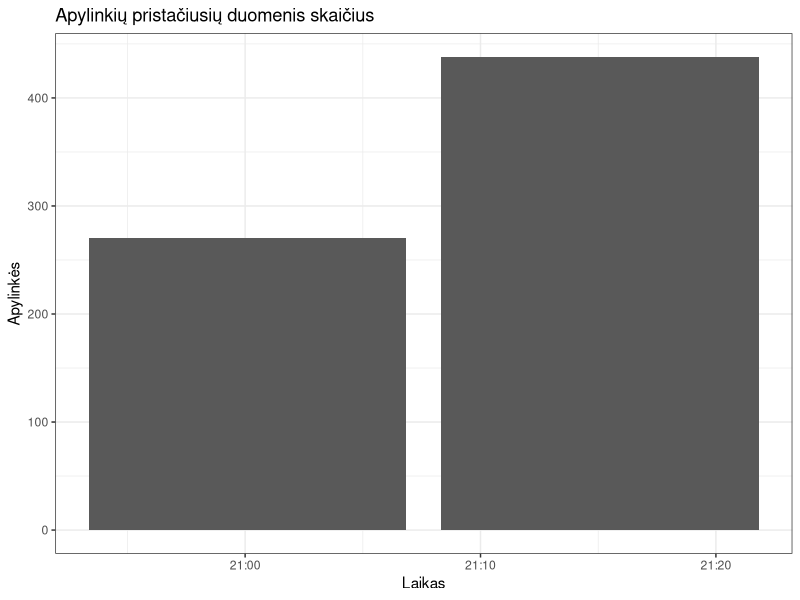
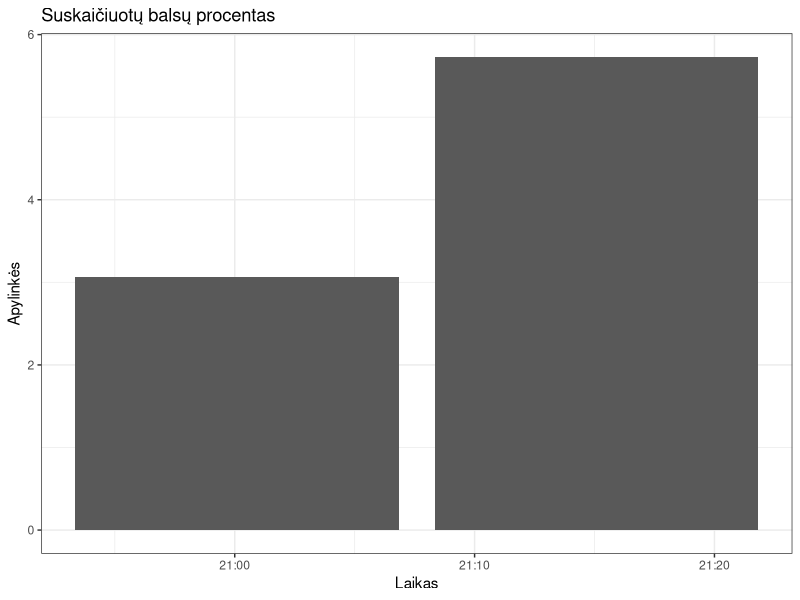
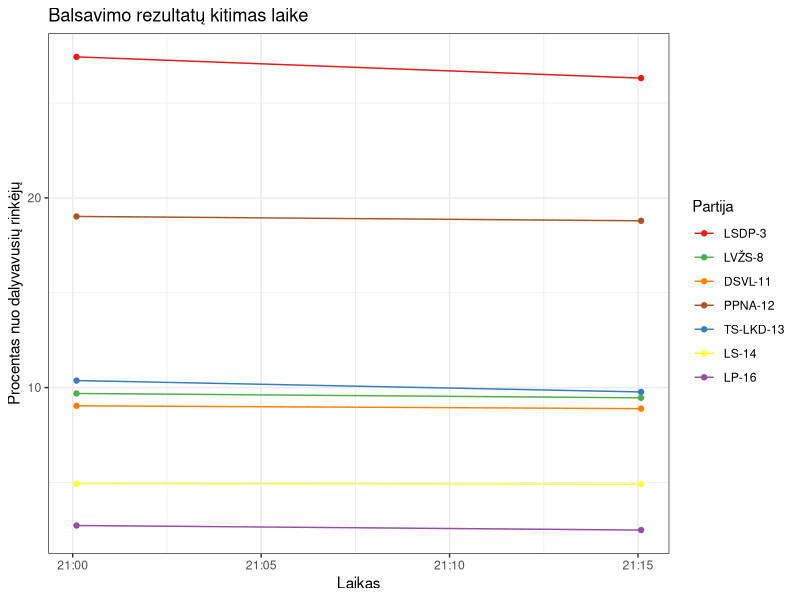
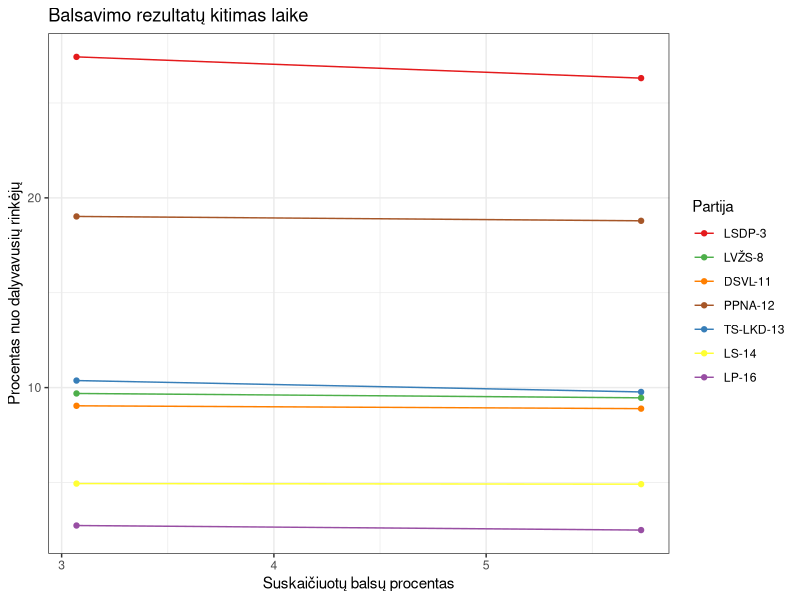
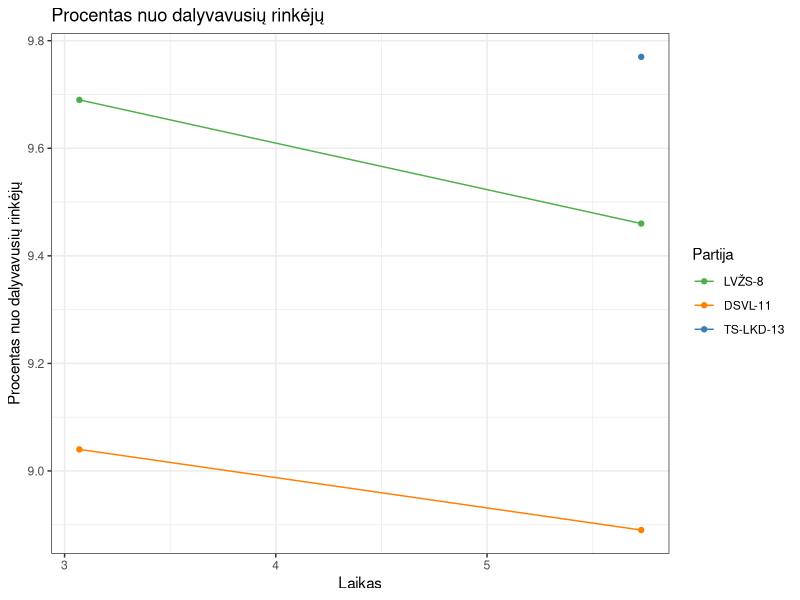
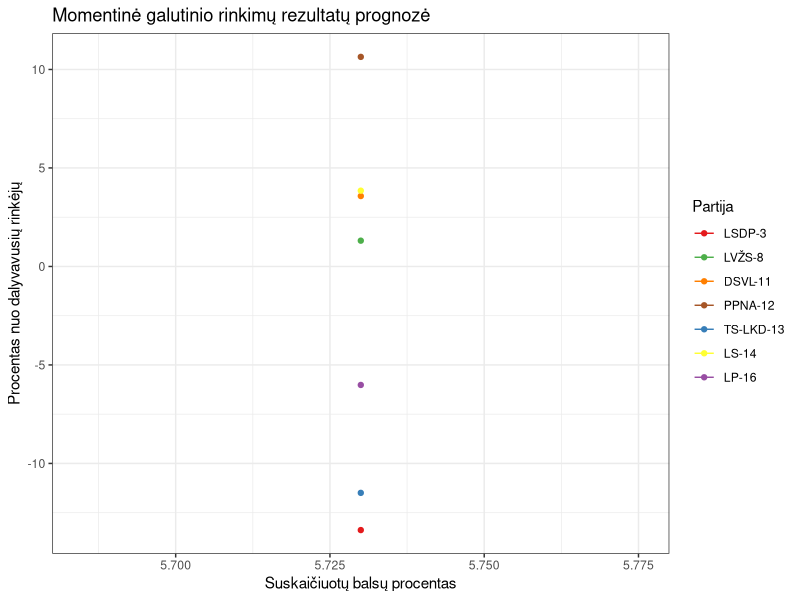
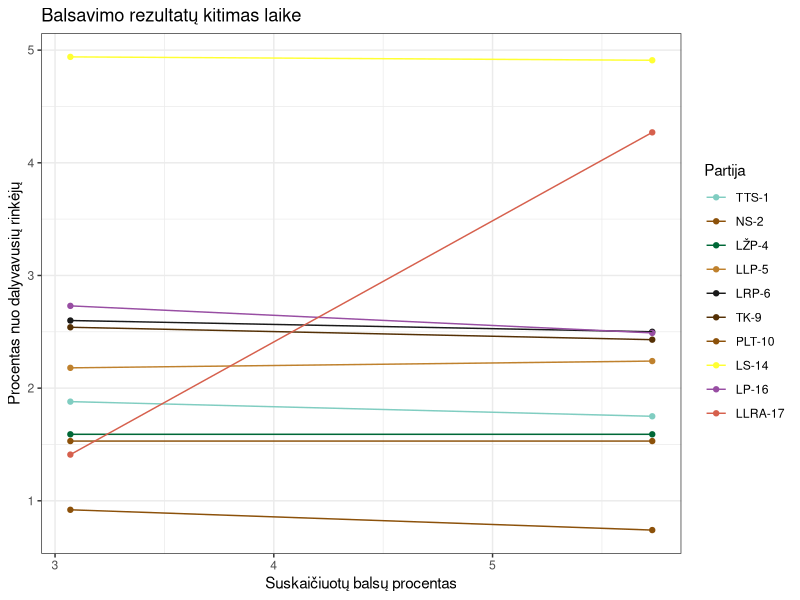
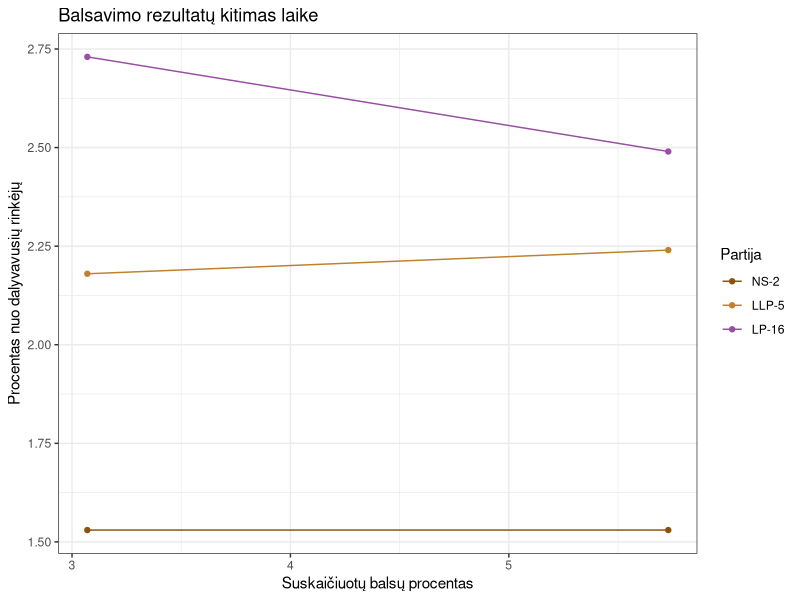

R code for these plots, in order:
## ---- chunk 1
library(dplyr)
library(lubridate)
library(ggplot2)

dt <- read.csv("data/20241013/daugmvrt.csv") %>% 
    mutate(timestamp = ymd_hms(timestamp)) %>% filter(timestamp>= ymd_hms("2024-10-13 21:00:00"))

ap <- dt %>%
    select(timestamp, apylinkes, lt_proc_rinkeju) %>%
    unique()

san <- readxl::read_xlsx("data/santrumpos.xlsx")

dt1 <- dt %>% left_join(san)

ggplot(aes(x = timestamp, y = apylinkes), data = ap) +
    geom_col() +
    theme_bw() +
    labs(x = "Laikas", y = "Apylinkės", title = "Apylinkių pristačiusių duomenis skaičius")
## ---- chunk 2
ggplot(aes(x = timestamp, y = lt_proc_rinkeju), data = ap) +
    geom_col() +
    theme_bw() +
    labs(x = "Laikas", y = "Apylinkės", title = "Suskaičiuotų balsų procentas")
## ---- chunk 3
top7 <- c(3, 12,13,8,11,14,16)
cols <- RColorBrewer::brewer.pal(7, "Set1")

dt2 <- dt1 %>% filter(saraso_numeris %in% top7)

mt <- dt2 %>% select(saraso_numeris, santrumpa, spalva) %>% unique %>% arrange(saraso_numeris)

dt3 <- dt2 %>% mutate(santrumpa = factor(santrumpa, levels = mt$santrumpa))

ggplot(aes(x = timestamp, y = proc_nuo_dal_rinkeju, group = santrumpa, colour = santrumpa), data = dt3) +
    geom_point() +
    geom_line() +
    theme_bw() +
    scale_colour_manual(name = "Partija", values = mt$spalva) +
    labs(x = "Laikas", y = "Procentas nuo dalyvavusių rinkėjų", title = "Balsavimo rezultatų kitimas laike")
## ---- chunk 4
top7 <- c(3, 12,13,8,11,14,16)
cols <- RColorBrewer::brewer.pal(7, "Set1")

dt2 <- dt1 %>% filter(saraso_numeris %in% top7)

mt <- dt2 %>% select(saraso_numeris, santrumpa, spalva) %>% unique %>% arrange(saraso_numeris)

dt3 <- dt2 %>% mutate(santrumpa = factor(santrumpa, levels = mt$santrumpa))

ggplot(aes(x = lt_proc_rinkeju, y = proc_nuo_dal_rinkeju, group = santrumpa, colour = santrumpa), data = dt3) +
    geom_point() +
    geom_line() +
    theme_bw() +
    scale_colour_manual(name = "Partija", values = mt$spalva) +
    labs(x = "Suskaičiuotų balsų procentas", y = "Procentas nuo dalyvavusių rinkėjų", title = "Balsavimo rezultatų kitimas laike")
## ---- chunk 5

dt4 <- dt3 %>% filter(proc_nuo_dal_rinkeju<10 & proc_nuo_dal_rinkeju>5)
mt4 <- mt %>% filter(spalva %in% unique(dt4$spalva))

ggplot(aes(x = lt_proc_rinkeju, y = proc_nuo_dal_rinkeju, group = santrumpa, colour = santrumpa), data = dt4) +
    geom_point() +
    geom_line() +
    theme_bw() +
    scale_colour_manual(name = "Partija", values = mt4$spalva) +
    labs(x = "Laikas", y = "Procentas nuo dalyvavusių rinkėjų", title = "Procentas nuo dalyvavusių rinkėjų")
## ---- chunk 6
do_one_forecast <- function(dt, sno) {
    vv <- dt %>% filter(saraso_numeris == sno) %>% arrange(timestamp)
    rr <- 6:nrow(vv)
    fc <- sapply(rr, function(x) {
        mod <- lm(proc_nuo_dal_rinkeju~lt_proc_rinkeju, data = vv[1:x,])
        res <- predict(mod, newdata = data.frame(lt_proc_rinkeju = 100))
        as.numeric(res)
    })
    data.frame(saraso_numeris =sno, 
               lt_proc_rinkeju = vv$lt_proc_rinkeju[rr], 
               timestamp = vv$timestamp[rr], forecast = fc) 
    
}

fc <- lapply(unique(as.integer(dt1$saraso_numeris)), function(x)do_one_forecast(dt1,x)) %>% bind_rows

fc1 <- fc %>% left_join(dt1 %>% select(saraso_numeris, santrumpa, spalva) %>% unique)

fc2 <- fc1 %>% filter(saraso_numeris %in% top7)

mt <-  fc2 %>% select(saraso_numeris, santrumpa, spalva) %>% unique %>% arrange(saraso_numeris)

fc3 <- fc2 %>% mutate(santrumpa = factor(santrumpa, levels = mt$santrumpa))

ggplot(aes(x = lt_proc_rinkeju, y = forecast, group = santrumpa, colour = santrumpa), data = fc3) +
    geom_point() +
    geom_line() +
    theme_bw() +
    scale_colour_manual(name = "Partija", values = mt$spalva) +
    labs(x = "Suskaičiuotų balsų procentas", y = "Procentas nuo dalyvavusių rinkėjų", title = "Momentinė galutinio rinkimų rezultatų prognozė")

## ---- chunk 7
library(knitr)
ll <- fc1 %>% filter(timestamp == max(timestamp))

ll1 <- ll %>% arrange(forecast) %>% select(santrumpa, prognoze = forecast) %>% 
    mutate(prognoze = round(prognoze, 1)) %>% arrange(-prognoze)

kable(ll1)
## ---- chunk 8


dtg <- dt1 %>% filter(proc_nuo_dal_rinkeju<5)
mtg <- dtg %>% select(saraso_numeris, santrumpa, spalva) %>% unique %>% arrange(saraso_numeris)

dtg1 <- dtg %>% mutate(santrumpa = factor(santrumpa, levels = mtg$santrumpa))

ggplot(aes(x = lt_proc_rinkeju, y = proc_nuo_dal_rinkeju, group = santrumpa, colour = santrumpa), data = dtg1) +
    geom_point() +
    geom_line() +
    theme_bw() +
    scale_colour_manual(name = "Partija", values = mtg$spalva) +
    labs(x = "Suskaičiuotų balsų procentas", y = "Procentas nuo dalyvavusių rinkėjų", title = "Balsavimo rezultatų kitimas laike")
## ---- chunk 9

ggplot(aes(x = lt_proc_rinkeju , y = proc_nuo_dal_rinkeju, group = santrumpa, colour = santrumpa), data = dtg1 %>% filter(saraso_numeris %in% c(16,5, 2))) +
    geom_point() +
    geom_line() +
    theme_bw() +
    scale_colour_manual(name = "Partija", values = mtg %>% filter(saraso_numeris %in% c(16,5, 2)) %>% .$spalva) +
    labs(x = "Suskaičiuotų balsų procentas", y = "Procentas nuo dalyvavusių rinkėjų", title = "Balsavimo rezultatų kitimas laike")
## ---- chunk 10

dtk <- dt1 %>% group_by(timestamp, kaimynai) %>% summarise(proc_nuo_dal_rinkeju = sum(proc_nuo_dal_rinkeju)) %>% 
    mutate(kaimynai = as.character(kaimynai))

ggplot(aes(x = timestamp, y = proc_nuo_dal_rinkeju), data = dtk %>% filter(kaimynai == 1))  +
    geom_point() +
    geom_line() +
    theme_bw() +
   # scale_color_discrete(name = "Projektas")+
    #scale_colour_manual(name = "Partija", values = mtg %>% filter(saraso_numeris %in% c(16,2)) %>% .$spalva) +
    labs(x = "Laikas", y = "Procentas nuo dalyvavusių rinkėjų", title = "Balsavimo rezultatų kitimas laike")
